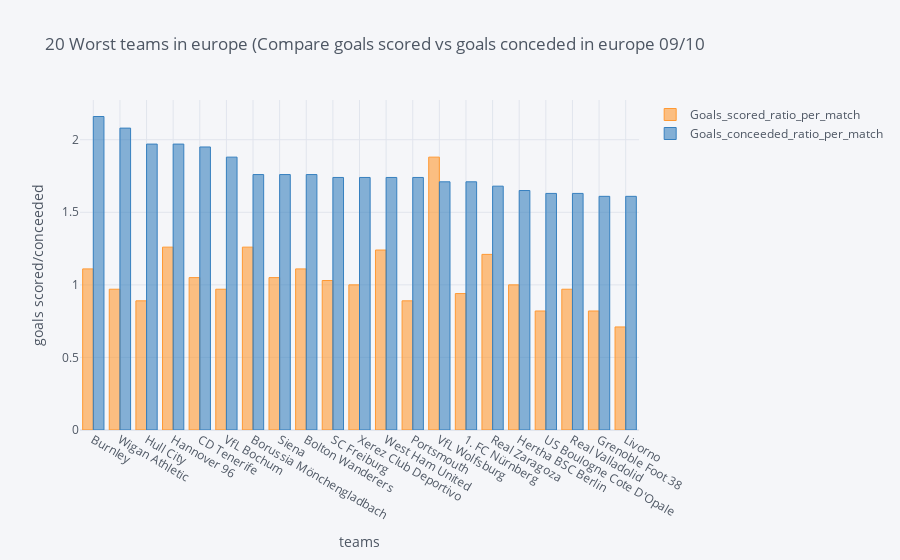

Here is the notebook cell this chart was saved with:
### Code cell
top_teams_with_most_goals_scored_less_goals_conceeded_09_10 = seasons_09_10[["Goals_scored_ratio_per_match","Goals_conceeded_ratio_per_match","team_name"]].sort_values(by=["Goals_conceeded_ratio_per_match"], ascending=False)[:21].set_index("team_name")


top_teams_with_most_goals_scored_less_goals_conceeded_09_10.iplot(kind='bar', xTitle='teams',
                  yTitle='goals scored/conceeded', title='20 Worst teams in europe (Compare goals scored vs goals conceded in europe 09/10')

### Figure 1 — Plotly figure (JSON) as saved in the notebook; plotly's stock layout.template omitted (floating-point values rounded to 4 significant figures)
{"data": [{"marker": {"color": "rgba(255, 153, 51, 0.6)", "line": {"color": "rgba(255, 153, 51, 1.0)", "width": 1}}, "name": "Goals_scored_ratio_per_match", "orientation": "v", "text": "", "type": "bar", "x": ["Burnley", "Wigan Athletic", "Hull City", "Hannover 96", "CD Tenerife", "VfL Bochum", "Borussia Mönchengladbach", "Siena", "Bolton Wanderers", "SC Freiburg", "Xerez Club Deportivo", "West Ham United", "Portsmouth", "VfL Wolfsburg", "1. FC Nürnberg", "Real Zaragoza", "Hertha BSC Berlin", "US Boulogne Cote D'Opale", "Real Valladolid", "Grenoble Foot 38", "Livorno"], "y": [1.11, 0.97, 0.89, 1.26, 1.05, 0.97, 1.26, 1.05, 1.11, 1.03, 1, 1.24, 0.89, 1.88, 0.94, 1.21, 1, 0.82, 0.97, 0.82, 0.71]}, {"marker": {"color": "rgba(55, 128, 191, 0.6)", "line": {"color": "rgba(55, 128, 191, 1.0)", "width": 1}}, "name": "Goals_conceeded_ratio_per_match", "orientation": "v", "text": "", "type": "bar", "x": ["Burnley", "Wigan Athletic", "Hull City", "Hannover 96", "CD Tenerife", "VfL Bochum", "Borussia Mönchengladbach", "Siena", "Bolton Wanderers", "SC Freiburg", "Xerez Club Deportivo", "West Ham United", "Portsmouth", "VfL Wolfsburg", "1. FC Nürnberg", "Real Zaragoza", "Hertha BSC Berlin", "US Boulogne Cote D'Opale", "Real Valladolid", "Grenoble Foot 38", "Livorno"], "y": [2.16, 2.08, 1.97, 1.97, 1.95, 1.88, 1.76, 1.76, 1.76, 1.74, 1.74, 1.74, 1.74, 1.71, 1.71, 1.68, 1.65, 1.63, 1.63, 1.61, 1.61]}], "layout": {"legend": {"bgcolor": "#F5F6F9", "font": {"color": "#4D5663"}}, "paper_bgcolor": "#F5F6F9", "plot_bgcolor": "#F5F6F9", "title": {"font": {"color": "#4D5663"}, "text": "20 Worst teams in europe (Compare goals scored vs goals conceded in europe 09/10"}, "xaxis": {"gridcolor": "#E1E5ED", "showgrid": true, "tickfont": {"color": "#4D5663"}, "title": {"font": {"color": "#4D5663"}, "text": "teams"}, "zerolinecolor": "#E1E5ED"}, "yaxis": {"gridcolor": "#E1E5ED", "showgrid": true, "tickfont": {"color": "#4D5663"}, "title": {"font": {"color": "#4D5663"}, "text": "goals scored/conceeded"}, "zerolinecolor": "#E1E5ED"}}}
